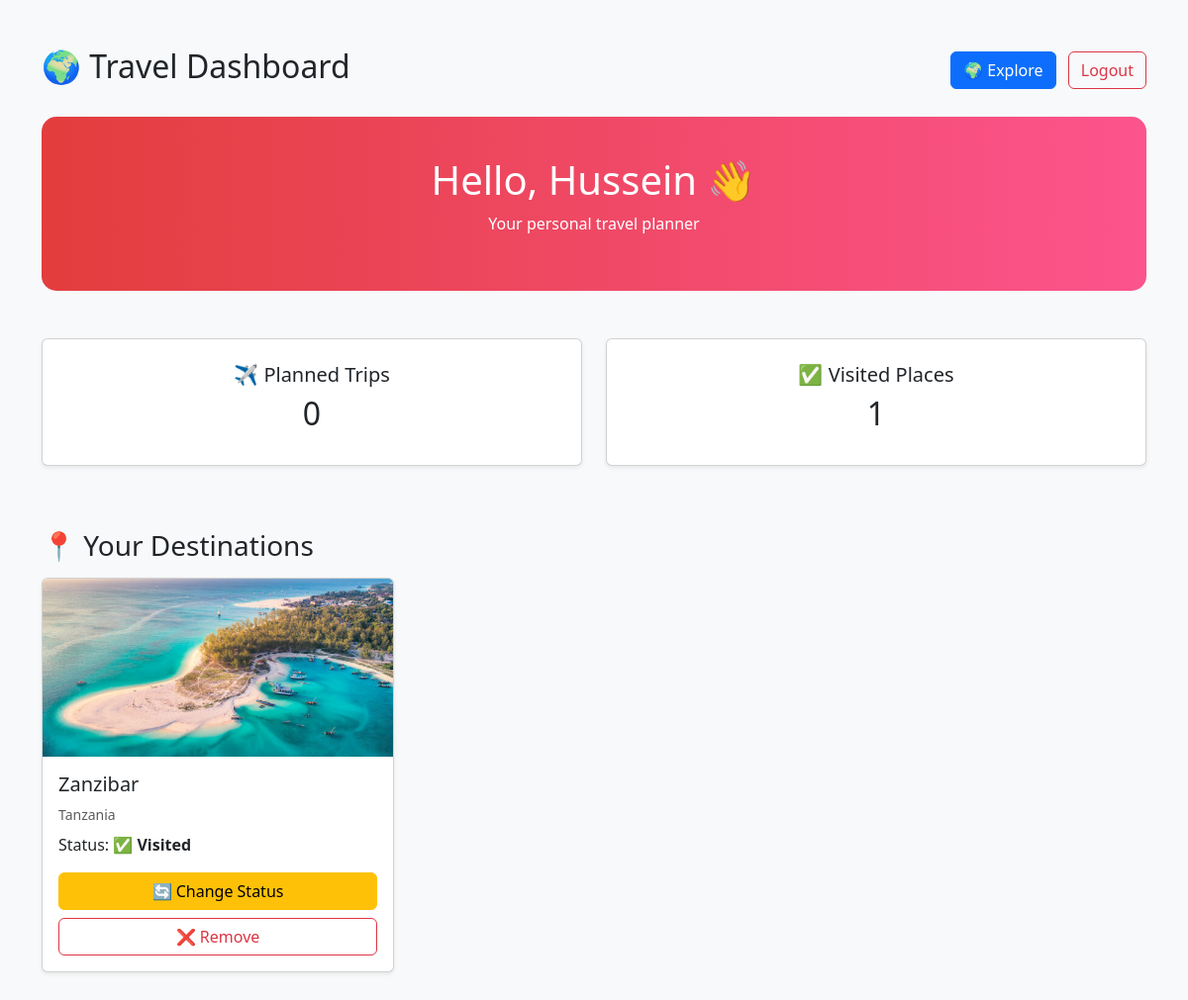
Page /dashboard.php (signed in) on the committed database.
### tables this page shows
CREATE TABLE `user_destinations` (
  `id` int(11) NOT NULL,
  `user_id` int(11) NOT NULL,
  `destination_id` int(11) NOT NULL,
  `status` enum('planned','visited') DEFAULT 'planned'
);

CREATE TABLE `destinations` (
  `id` int(11) NOT NULL,
  `name` varchar(100) NOT NULL,
  `country` varchar(100) NOT NULL,
  `capital` varchar(100) NOT NULL,
  `description` text DEFAULT NULL,
  `image` varchar(255) DEFAULT NULL,
  `city` varchar(100) DEFAULT NULL,
  `continent` varchar(100) DEFAULT NULL,
  `category` varchar(100) DEFAULT NULL,
  `best_time` varchar(100) DEFAULT NULL,
  `highlights` text DEFAULT NULL,
  `rating` decimal(2,1) DEFAULT NULL,
  `population` bigint(20) DEFAULT NULL
);

### dashboard.php (the view, shortened to what this page needs)
<?php $imgPath = "assets/images/"; ?>
<?php
include 'db.php';
$user_id = $_SESSION['user_id'];
$planned = $conn->query("SELECT COUNT(*) as c FROM user_destinations WHERE user_id='$user_id' AND status='planned'")->fetch_assoc()['c'];
$visited = $conn->query("SELECT COUNT(*) as c FROM user_destinations WHERE user_id='$user_id' AND status='visited'")->fetch_assoc()['c'];
$sql = "SELECT ud.id as user_dest_id, ud.status, d.*
        FROM user_destinations ud
        JOIN destinations d ON ud.destination_id = d.id
        WHERE ud.user_id='$user_id'";
$result = $conn->query($sql);
?>
<!DOCTYPE html>
<html lang="en">
<head>
    <link href="https://cdn.jsdelivr.net/npm/bootstrap@5.3.0/dist/css/bootstrap.min.css" rel="stylesheet">
</head>
<body class="bg-light">
    <div class="container py-5">
        <div class="d-flex justify-content-between align-items-center mb-4">
            <h2>🌍 Travel Dashboard</h2>
            <div>
                <a href="explore.php" class="btn btn-primary me-2">🌍 Explore</a>
                <a href="auth/logout.php" class="btn btn-outline-danger">Logout</a>
            </div>
        </div>
        <div class="hero mb-5 text-center">
            <h1>Hello, <?php echo htmlspecialchars($_SESSION['username']); ?> 👋</h1>
            <p>Your personal travel planner</p>
        </div>
        <div class="row text-center mb-5">
            <div class="col-md-6 mb-3">
                <div class="card shadow-sm p-4">
                    <h5>✈️ Planned Trips</h5>
                    <h2><?php echo $planned; ?></h2>
                </div>
            </div>
            <div class="col-md-6 mb-3">
                <div class="card shadow-sm p-4">
                    <h5>✅ Visited Places</h5>
                    <h2><?php echo $visited; ?></h2>
                </div>
            </div>
        </div>
        <h3 class="mb-3">📍 Your Destinations</h3>
        <div class="row">
            <?php if ($result->num_rows > 0): ?>
                <?php while ($row = $result->fetch_assoc()): ?>
                    <div class="col-md-4 mb-4">
                        <div class="card shadow-sm h-100">
                            <img
                                src="<?php echo $imgPath . htmlspecialchars($row['image']); ?>"
                                class="card-img-top"
                                onerror="this.src='<?php echo $imgPath; ?>default.jpg';">
                            <div class="card-body d-flex flex-column">
                                <h5><?php echo $row['name']; ?></h5>
                                <small class="text-muted"><?php echo $row['country']; ?></small>
                                <p class="mt-2">
                                    Status:
                                    <strong>
                                        <?php echo $row['status'] == 'visited' ? '✅ Visited' : '✈️ Planned'; ?>
                                    </strong>
                                </p>
                                <div class="mt-auto">
                                    <a href="update_status.php?id=<?php echo $row['user_dest_id']; ?>"
                                        class="btn btn-warning w-100 mb-2">
                                        🔄 Change Status
                                    </a>
                                    <a href="remove_from_list.php?id=<?php echo $row['user_dest_id']; ?>"
                                        class="btn btn-outline-danger w-100">
                                        ❌ Remove
                                    </a>
                                </div>
                            </div>
                        </div>
                    </div>
                <?php endwhile; ?>
            <?php else: ?>
                <p class="text-muted">No destinations added yet 😢</p>
            <?php endif; ?>
        </div>
    </div>
</body>
</html>

### dashboard.php (style rules this page uses)
.card-img-top { height: 180px; object-fit: cover; }
.hero { background: linear-gradient(to right, #dd0606c5, #fe0055a9); color: white; padding: 40px; border-radius: 15px; }

### rows in the picture
user_destinations: destination.image (picture), destination.name "Zanzibar", destination.country "Tanzania", status "✅ Visited"

### other values in the picture
$_SESSION['username'] "Hussein"
$planned "0"
$visited "1"
